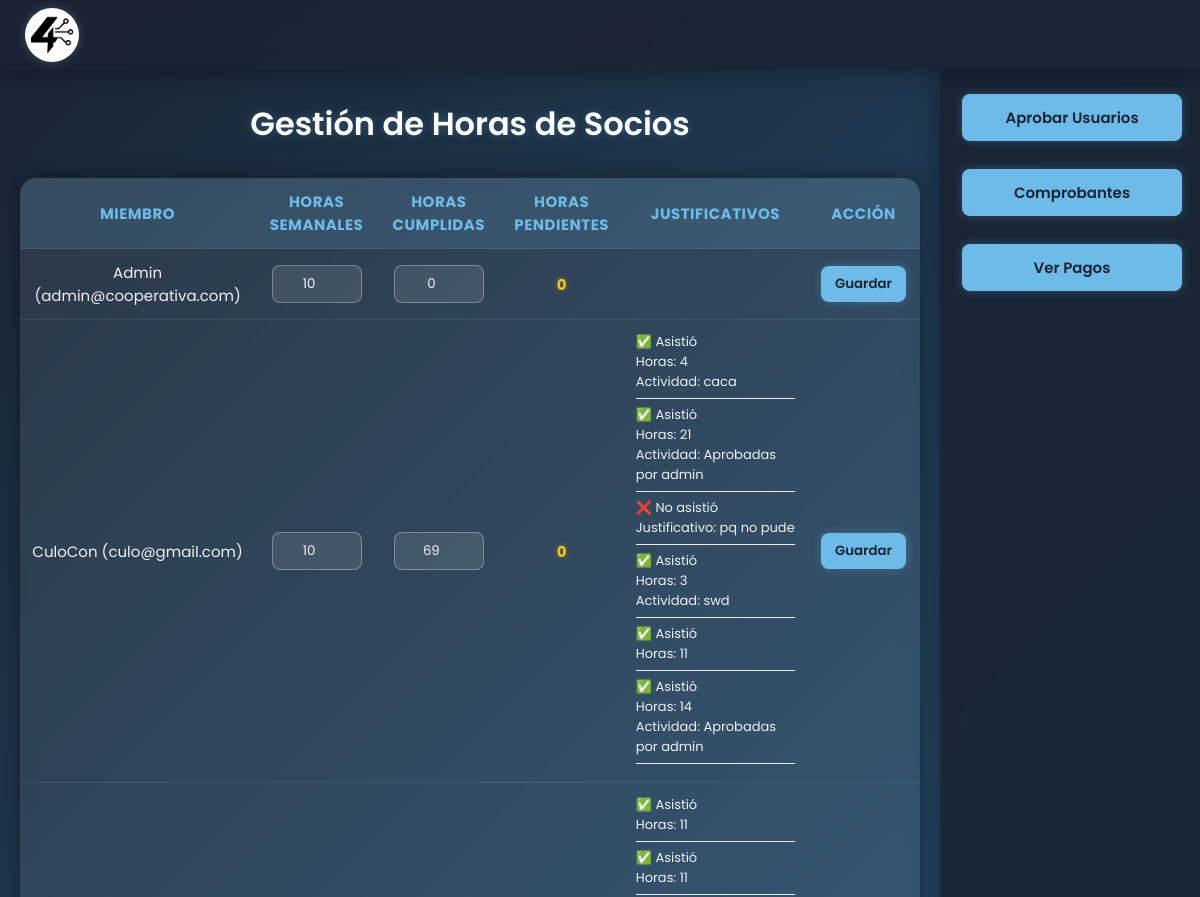
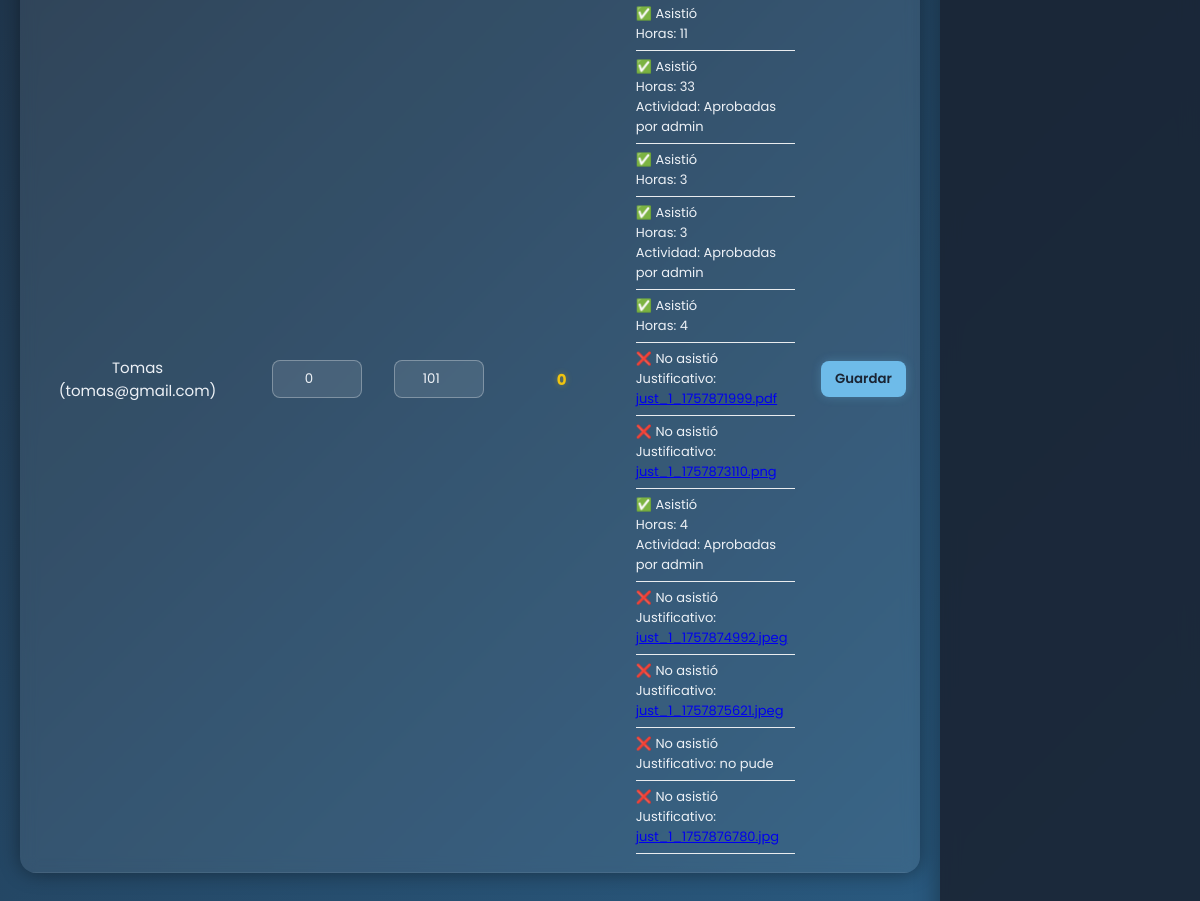
/admin_horas.php (signed in), run on the app's committed database (2 pictures, top to bottom).
### tables this page shows
CREATE TABLE `horas` (
  `id_horas` int(11) NOT NULL,
  `semanales_req` int(11) NOT NULL,
  `cumplidas` int(11) DEFAULT 0,
  `fecha_t` date DEFAULT NULL,
  `id_miembro` int(11) DEFAULT NULL,
  `horas_pendientes` int(11) DEFAULT 0,
  `justificativos` text DEFAULT NULL
);

CREATE TABLE `miembro` (
  `id_miembro` int(11) NOT NULL,
  `nombre` varchar(255) NOT NULL,
  `email` varchar(255) NOT NULL,
  `password` varchar(255) NOT NULL,
  `aprobado` tinyint(1) DEFAULT 0,
  `es_miembro` tinyint(1) DEFAULT 0,
  `admin` tinyint(1) DEFAULT 0,
  `estado` varchar(100) DEFAULT NULL,
  `id_unidad` int(11) DEFAULT NULL,
  `fecha_ingreso` date DEFAULT NULL
);

### admin_horas.php (the view, shortened to what this page needs)
<?php
require "conexion.php";
$usuarios = $conexion->query("
  SELECT m.id_miembro, m.nombre, m.email, h.semanales_req, h.cumplidas, h.horas_pendientes, h.justificativos
  FROM miembro m
  LEFT JOIN horas h ON m.id_miembro = h.id_miembro
  WHERE m.es_miembro = 1
  ORDER BY m.nombre ASC
");
?>
<!DOCTYPE html>
<html lang="es">
<head>
</head>
<body>
<header>
  <a class="logo">
    <img src="logo.jpeg" alt="Logo Cooperativa">
  </a>
</header>
</body>
</html>
  <h2>Gestión de Horas de Socios</h2>
  <table>
    <tr>
      <th>Miembro</th>
      <th>Horas Semanales</th>
      <th>Horas Cumplidas</th>
      <th>Horas Pendientes</th>
      <th>Justificativos</th>
      <th>Acción</th>
    </tr>
    <?php while($u = $usuarios->fetch_assoc()): ?>
    <form method="POST">
      <tr>
        <td><?= htmlspecialchars($u['nombre']) ?> (<?= $u['email'] ?>)</td>
        <td><input type="number" name="semanales_req" value="<?= $u['semanales_req'] ?? 0 ?>"></td>
        <td><input type="number" name="cumplidas" value="<?= $u['cumplidas'] ?? 0 ?>"></td>
        <td class="pendientes"><?= $u['horas_pendientes'] ?? 0 ?></td>
        <td style="text-align:left; font-size:13px;">
  <?php
    $items = explode("|", $u['justificativos'] ?? '');
    foreach ($items as $item) {
      $item = trim($item);
      if ($item === '') continue;
      parse_str(str_replace(";", "&", $item), $data);
      if (isset($data['asistio']) && (int)$data['asistio'] === 1) {
          echo "✅ Asistió<br>";
          if (!empty($data['horas'])) {
              echo "Horas: " . (int)$data['horas'] . "<br>";
          }
          if (!empty($data['actividad'])) {
              echo "Actividad: " . htmlspecialchars($data['actividad']) . "<br>";
          }
      } else {
          echo "❌ No asistió<br>";
          if (!empty($data['justificativo'])) {
              $just = trim($data['justificativo']);
              $ext = strtolower(pathinfo($just, PATHINFO_EXTENSION));
              if ($just !== '' && in_array($ext, ['pdf','jpg','jpeg','png'])) {
                  $ruta = "justificativos/" . basename($just);
                  echo 'Justificativo: <a href="'.htmlspecialchars($ruta).'" target="_blank">'.htmlspecialchars(basename($just)).'</a><br>';
              } else {
                  echo "Justificativo: " . htmlspecialchars($just) . "<br>";
              }
          }
      }
      echo "<span style=\"display:block;height:1px;background:#e9ecef;margin:6px 0;\"></span>";
    }
  ?>
</td>
        <td>
          <button type="submit" name="guardar">Guardar</button>
        </td>
      </tr>
    </form>
    <?php endwhile; ?>
  </table>
  <div class="btn-container">
    <form action="admin.php" method="post">
      <button type="submit" class="btn">Aprobar Usuarios</button>
    </form>
    <form action="admin_comprobantes.php" method="post">
      <button type="submit" class="btn">Comprobantes</button>
    </form>
    <form action="pagos.php" method="get">
    <button type="submit" class="btn">Ver Pagos</button>
  </form>
  </div>
</body>
</html>

### admin_horas.php (style rules this page uses)
* { box-sizing: border-box; margin: 0; padding: 0; font-family: "Poppins", sans-serif; }
body { background: linear-gradient(135deg, #1a2433, #2b5f87); background-attachment: fixed; min-height: 100vh; display: flex; flex-direction: column; align-items: center; padding: 100px 20px 40px; color: #edf1f6; margin-right: 260px; }
header { background: rgba(26, 36, 51, 0.9); backdrop-filter: blur(10px); height: 70px; width: 100%; position: fixed; top: 0; left: 0; display: flex; justify-content: space-between; align-items: center; padding: 0 25px; box-shadow: 0 4px 20px rgba(0, 0, 0, 0.3); z-index: 10; }
.logo { display: flex; align-items: center; height: 100%; }
.logo img { height: 54px; border-radius: 50%; box-shadow: 0 0 10px rgba(255, 255, 255, 0.2); }
h2 { text-align: center; font-size: 32px; color: #ffffffff; text-shadow: 0 0 8px rgba(110, 187, 233, 0.3); margin-bottom: 30px; font-weight: 600; }
table { width: 100%; max-width: 1000px; border-collapse: collapse; background: rgba(255, 255, 255, 0.08); backdrop-filter: blur(8px); border-radius: 16px; overflow: hidden; box-shadow: 0 0 20px rgba(0, 0, 0, 0.4); margin-bottom: 25px; animation: fadeIn 0.8s ease-in-out; }
th, td { padding: 12px; font-size: 15px; text-align: center; color: #edf1f6; border-bottom: 1px solid rgba(255, 255, 255, 0.08); }
th { background: rgba(110, 187, 233, 0.15); color: #6ebbe9; text-transform: uppercase; letter-spacing: 0.5px; }
input[type="number"] { width: 90px; padding: 8px; border-radius: 8px; border: 1px solid rgba(255, 255, 255, 0.3); background: rgba(255, 255, 255, 0.1); color: #edf1f6; text-align: center; transition: 0.3s; }
button { background: #6ebbe9; color: #1a2433; border: none; padding: 8px 14px; border-radius: 8px; cursor: pointer; font-weight: 600; transition: all 0.3s ease; margin: 4px 2px; box-shadow: 0 0 10px rgba(110, 187, 233, 0.3); }
.pendientes { color: #f1c40f; font-weight: bold; text-shadow: 0 0 6px rgba(241, 196, 15, 0.4); }
.btn-container { position: fixed; top: 70px; right: 0; width: 260px; height: calc(102% - 90px); background: rgba(26, 36, 51, 0.9); backdrop-filter: blur(10px); padding: 20px; display: flex; flex-direction: column; gap: 20px; box-shadow: -4px 0 20px rgba(0, 0, 0, 0.3); z-index: 9; }
.btn-container form { width: 100%; }
.btn-container .btn { width: 100%; padding: 12px; font-size: 15px; border-radius: 8px; }

### data on the page
horas: id_miembro.nombre "Admin", id_miembro.email "admin@cooperativa.com", semanales_req "10", cumplidas "0", horas_pendientes "0"
horas: id_miembro.nombre "CuloCon", id_miembro.email "culo@gmail.com", semanales_req "10", cumplidas "69", horas_pendientes "0", horas "4", actividad "caca", horas "21", actividad "Aprobadas por admin", just "pq no pude", horas "3", actividad "swd", horas "11", horas "14"
horas: id_miembro.nombre "Tomas", id_miembro.email "tomas@gmail.com", semanales_req "0", cumplidas "101", horas_pendientes "0", horas "11", horas "33", actividad "Aprobadas por admin", horas "3", horas "4", just "just_1_1757871999.pdf", just "just_1_1757873110.png", just "just_1_1757874992.jpeg", just "just_1_1757875621.jpeg", just "no pude", just "just_1_1757876780.jpg"
